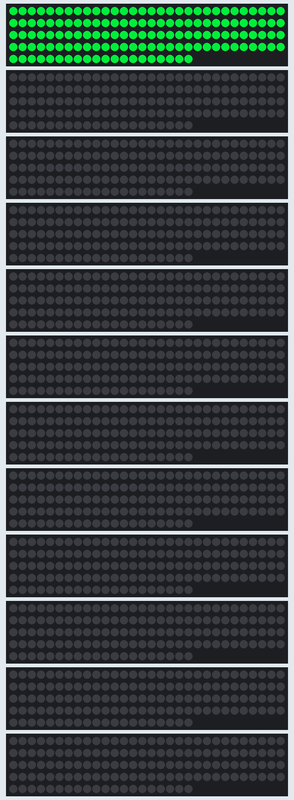
Simulated run of this sketch. Board: Arduino Mega 2560, built with avr-gcc and run on an emulated ATmega2560. On the bench: 12 × 140 RGB LEDs in strip order, left to right, continuing on the next row. Dim RGB values are drawn brighter than linear; random numbers use the default seed unless the sketch sets one.

Above: at 0.1 s.
At 4.7 s:
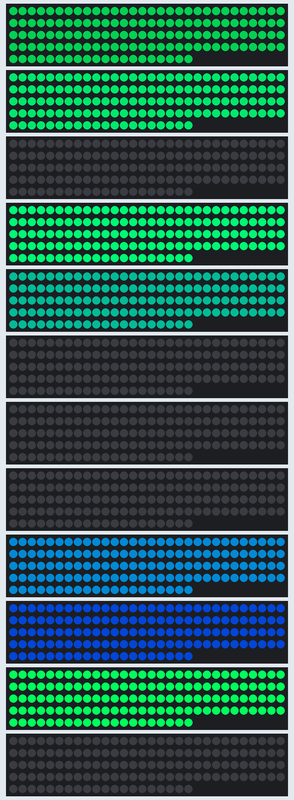
At 9.8 s:
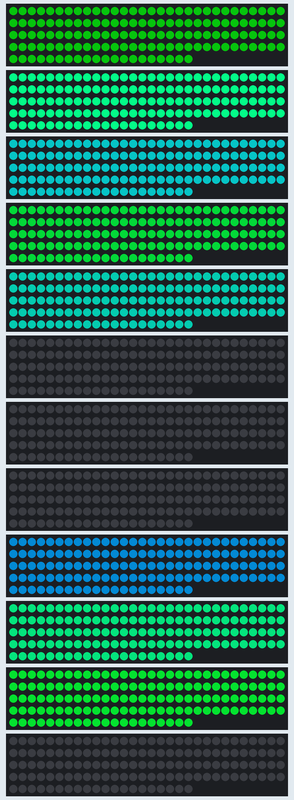
At 19.4 s:
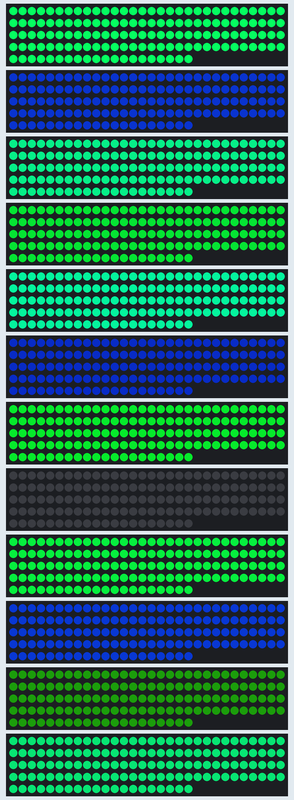
At 29.1 s:
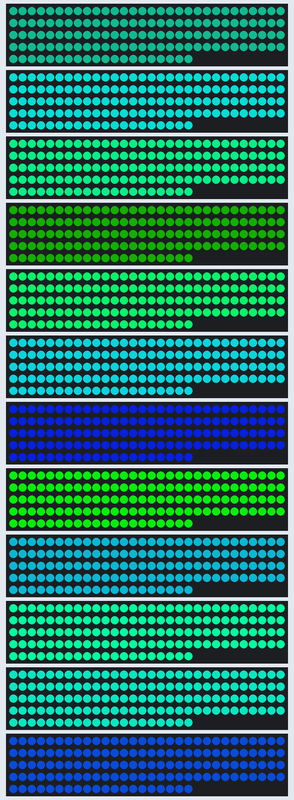
At 39.2 s:
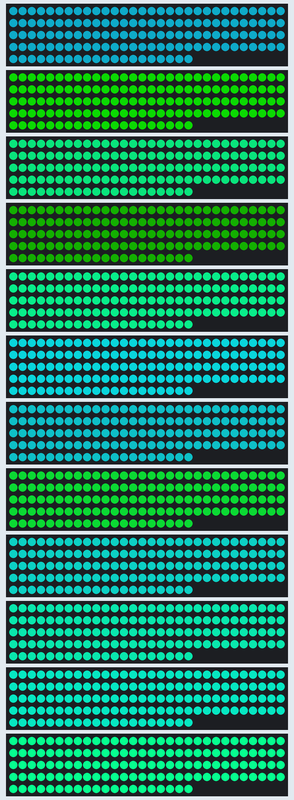

Measured:
- what the display in image 1 shows lasts 0.5 s, from 4.7 s to 5.2 s

The sketch:

floor-tile-test-v0.ino
```cpp
#include <Adafruit_NeoPixel.h>

// Define the number of LEDs in the strip
#define NUM_DIODS 140
#define NUM_TILES 12
#define BUFF_SIZE 25
#define MAX_BRIGHT 20

    const int ledPins[NUM_TILES] = {2, 3, 4, 5, 6, 7, 8, 9, 10, 11, 12, 13};
const int analogPins[NUM_TILES] = {A0, A0, A0, A0, A0, A0, A0, A0, A0, A0, A0, A0};

const int neighborThreshold = 1;
const int loopDelay = 0;

// Create an instance of the Adafruit_NeoPixel class
Adafruit_NeoPixel strips[NUM_TILES] = {};

bool secuence[NUM_TILES] = {};
bool prevSecuence[NUM_TILES] = {};
int lastTile = 0;

int measures[NUM_TILES][BUFF_SIZE];
float means[NUM_TILES];

int gameState = 0;

float adjust[NUM_TILES] = {2.5}; // Example initial array

// int prevValues[NUM_TILES] = {0,0,0}; // Example initial array
int prevSec[NUM_TILES]; // Example initial array

const int buttonPin = 22; // Pin connected to the button
int buttonState = 0;      // Variable to store the button state

void setup()
{
    Serial.begin(115200);
    // Seed the random number generator with a unique value (using an analog input pin)
    randomSeed(analogRead(13));

    // analogReference(DEFAULT);

    // pinMode(A0, INPUT_PULLUP);

    pinMode(buttonPin, INPUT_PULLUP); // Use internal pull-up resistor

    for (int strip = 0; strip < NUM_TILES; strip++)
    {
        strips[strip] = Adafruit_NeoPixel(NUM_DIODS, ledPins[strip], NEO_GRB + NEO_KHZ800);
        // Initialize the LED strip
        strips[strip].begin();
        // Turn off all LEDs
        strips[strip].show();

        // pinMode(analogPins[strip], INPUT_PULLUP);
    }
}

void generateSecuence()
{
    int trueCounter = 0;
    int falseCounter = 0;
    bool randomValue;

    for (int i = 0; i < NUM_TILES; i++)
    {
        randomValue = random(0, 2);

        if (!randomValue)
        {
            if (falseCounter < neighborThreshold + 1)
            {
                secuence[i] = false;
                falseCounter += 1;
                trueCounter = 0;
            }
            else
            {
                if (trueCounter < neighborThreshold)
                {
                    secuence[i] = false;
                    trueCounter = 0;
                    falseCounter += 1;
                }
                else
                {
                    secuence[i] = true;
                    trueCounter += 1;
                    falseCounter = 0;
                }
            }
        }
        else
        {
            if (trueCounter < neighborThreshold)
            {
                secuence[i] = true;
                trueCounter += 1;
                falseCounter = 0;
            }
            else
            {
                secuence[i] = false;
                falseCounter += 1;
                trueCounter = 0;
            }
        }

        //::Serial.println(String(randomValue) + " <- " + String(secuence[i]));
    }

    for (int j = NUM_TILES - 1; j >= 0; j--)
    {
        if (!secuence[j])
        {
            lastTile = j;
            break;
        }
    }
}

void initAnimation()
{
    for (int counter = 0; counter < 3; counter++)
    {

        for (int value = 0; value < 255; value += 5)
        {
            for (int strip = 0; strip < NUM_TILES; strip++)
            {
                /* code */
                strips[strip].fill(strips[strip].Color(0, 0, value));
                strips[strip].show();
            }
        }
        delay(500);
        for (int invValue = 255; invValue >= 0; invValue -= 5)
        {
            for (int strip = 0; strip < NUM_TILES; strip++)
            {
                strips[strip].fill(strips[strip].Color(0, 0, invValue));
                strips[strip].show();
            }
        }
    }
}

void deathAnimation()
{
    for (int counter = 0; counter < 5; counter++)
    {

        for (int value = 0; value < 255; value += 5)
        {
            for (int strip = 0; strip < NUM_TILES; strip++)
            {
                /* code */
                strips[strip].fill(strips[strip].Color(value, 0, 0));
                strips[strip].show();
            }
        }
        for (int invValue = 255; invValue >= 0; invValue -= 5)
        {
            for (int strip = 0; strip < NUM_TILES; strip++)
            {
                strips[strip].fill(strips[strip].Color(invValue, 0, 0));
                strips[strip].show();
            }
        }
    }
}

void liveAnimation()
{
    for (int counter = 0; counter < 5; counter++)
    {

        for (int value = 0; value < 255; value += 5)
        {
            for (int strip = 0; strip < NUM_TILES; strip++)
            {
                /* code */
                strips[strip].fill(strips[strip].Color(0, value, 0));
                strips[strip].show();
            }
        }
        for (int invValue = 255; invValue >= 0; invValue -= 5)
        {
            for (int strip = 0; strip < NUM_TILES; strip++)
            {
                strips[strip].fill(strips[strip].Color(0, invValue, 0));
                strips[strip].show();
            }
        }
    }
}

void showAnimation()
{
    for (int strip = 0; strip < NUM_TILES; strip++)
    {
        if (secuence[strip])
        {
            strips[strip].fill(strips[strip].Color(255, 0, 0));
        }
        else
        {
            strips[strip].fill(strips[strip].Color(0, 255, 0));
        }

        strips[strip].show();
    }

    delay(5000);
}

void blackoutAnimation()
{
    for (int strip = 0; strip < NUM_TILES; strip++)
    {
        strips[strip].fill(strips[strip].Color(0, 0, 0));

        strips[strip].show();
    }
}

void initialization()
{
    Serial.println(":[ Initialization ]:");

    for (int a = 0; a < NUM_TILES; a++)
    {
        prevSec[a] = secuence[a];
    }

    generateSecuence();

    bool test = true;
    for (int b = 0; b < NUM_TILES; b++)
    {
        if (prevSec[b] != secuence[b])
        {
            test = false;
        }
    }

    while (test)
    {
        for (int c = 0; c < NUM_TILES; c++)
        {
            if (prevSec[c] = secuence[c])
            {
                test = false;
            }
        }
    }

    Serial.println("Secuence:");
    for (int i = 0; i < NUM_TILES; i++)
    {
        Serial.print(String(secuence[i]) + ", ");
    }
    Serial.println("");
    Serial.println("Last tile: " + String(lastTile));

    initAnimation();

    int raw;
    for (int count = 0; count < 200; count++)
    {
        for (int t = 0; t < NUM_TILES; t++)
        {
            raw = analogRead(t);
            delay(10);
            updateArrayAndCalculateMean(t, raw);
        }
        // delay(50);
    }

    showAnimation();

    blackoutAnimation();

    // means[0] = 50;
    // means[1] = 50;
    // means[2] = 50;

    gameState = 1; // activate
}

void mainLoop()
{
    int raw = 0;

    for (int sensor = 0; sensor < NUM_TILES; sensor++)
    {
        raw = analogRead(analogPins[sensor]);
        Serial.println("+ sensor_" + String(sensor) + ": [" + String(raw) + "]");
        Serial.println("    -> mean: " + String(means[sensor]));
        delay(20);

        // if (false)
        if (raw > means[sensor] + adjust[sensor])
        // if((prevValues[sensor] != 0) && (raw > prevValues[sensor] + adjust[sensor])) // when hit detected
        {
            Serial.println("hit!!");

            if (secuence[sensor]) // hit death
            {
                gameOver();
            }
            else
            {
                // fill with green
                for (int fillId = 0; fillId <= sensor; fillId++)
                {
                    strips[fillId].fill(strips[fillId].Color(0, 255, 0));
                    strips[fillId].show();
                }
                if (sensor == lastTile)
                {
                    /*  prevValues[sensor] = raw;
                     raw = analogRead(analogPins[sensor]);

                     while (raw > prevValues[sensor] - 4)
                     {
                         prevValues[sensor] = raw;
                         delay(200);
                         raw = analogRead(analogPins[sensor]);
                     }
                     delay(1000); */

                    liveAnimation();
                    gameState = -2;
                }
            }

            break;
        }
        else
        {
            updateArrayAndCalculateMean(sensor, raw);
        }
    }
    Serial.println("---------------------------------------");
}

void gameOver()
{
    deathAnimation();

    delay(2000);

    gameState = 0;
}

// Function to calculate mean
float calculateMean(int id)
{
    int sum = 0;
    for (int i = 0; i < BUFF_SIZE; i++)
    {
        sum += measures[id][i];
    }

    return (float)sum / BUFF_SIZE;
}

// Function to update array and calculate mean
void updateArrayAndCalculateMean(int id, int newValue)
{
    // Calculate mean before updating the array
    float meanBefore = calculateMean(id);
    // Serial.print("Mean before update: ");
    // Serial.println(meanBefore);

    // Shift elements to the left and append new value
    for (int i = 0; i < BUFF_SIZE - 1; i++)
    {
        measures[id][i] = measures[id][i + 1];
    }
    measures[id][BUFF_SIZE - 1] = newValue;

    // Calculate mean after updating the array
    float meanAfter = calculateMean(id);
    // Serial.print("Mean after update: ");
    // Serial.println(meanAfter);
    means[id] = meanAfter;
}

void loop()
{


        for (int value = 0; value < MAX_BRIGHT; value += 1)
        {
            for (int strip = 0; strip < NUM_TILES; strip++)
            {
                /* code */
                strips[strip].fill(strips[strip].Color(value, random(0,255), random(0,155)));
                strips[strip].show();
                delay(500);
                strip = random(0,12);
            }
        }
        delay(500);


}
```
